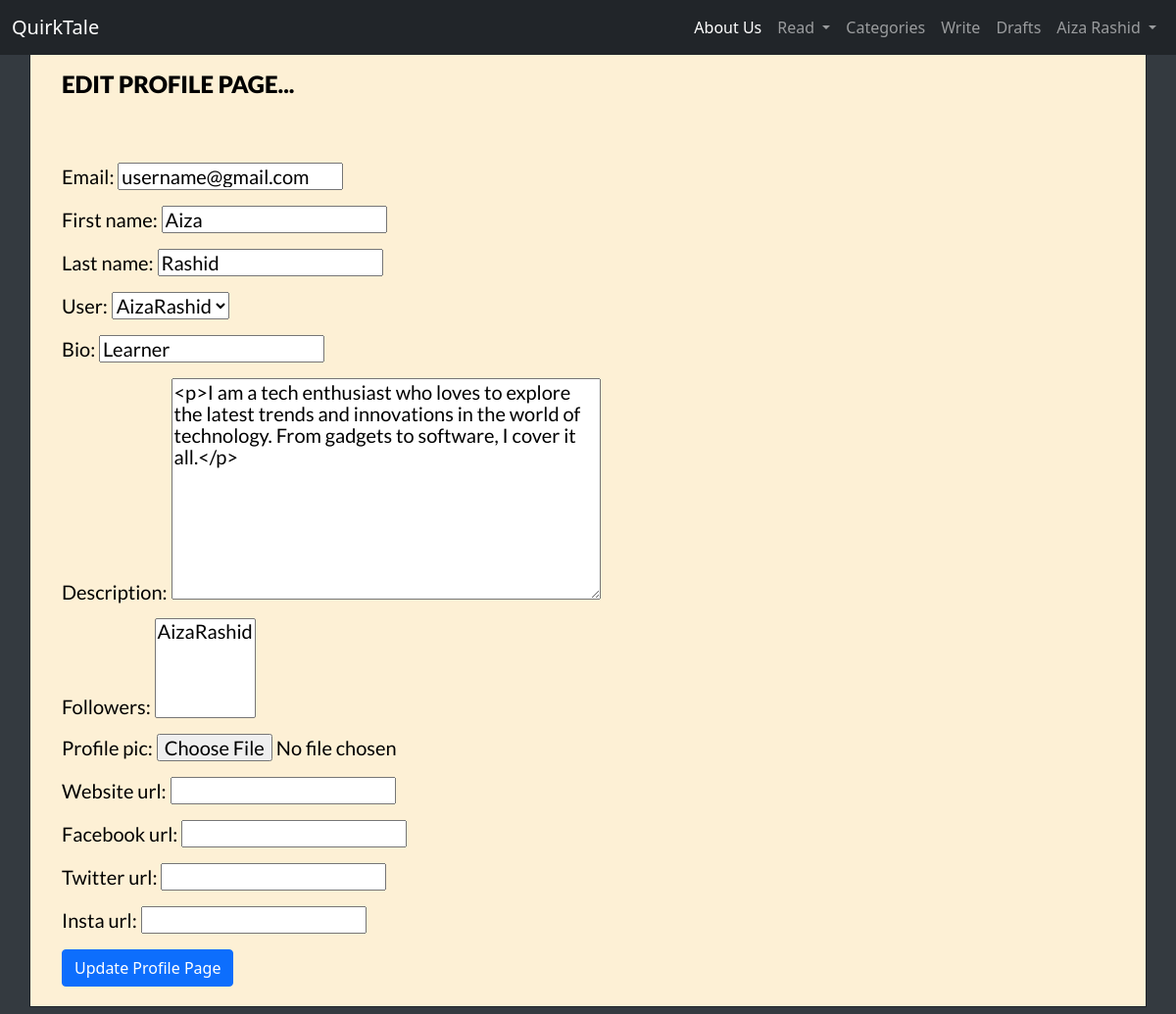
Page /1/edit_profile_page/ (signed in) on the committed database.
### blog/models.py (models this page shows, shortened)
class Profile(models.Model):
    email = models.EmailField(max_length=50,default="username@gmail.com")
    first_name = models.CharField(max_length=50,default="FirstName")
    last_name = models.CharField(max_length=50,default="Lastname")
    user = models.OneToOneField(User,on_delete=models.CASCADE,default="user")
    bio = models.CharField(blank=True,null=True,max_length=50)
    description=RichTextField(blank=True,null=True)
    followers = models.ManyToManyField('self',related_name='following',symmetrical=False,null=True,blank=True)
    profile_pic = models.ImageField(null=True,blank=True,upload_to="images/profile/")
    website_url= models.CharField(max_length=200,null=True,blank=True)
    facebook_url = models.CharField(max_length=200,null=True,blank=True)
    twitter_url = models.CharField(max_length=200,null=True,blank=True)
    insta_url = models.CharField(max_length=200,null=True,blank=True)
    def __str__(self):
        return str(self.user)

### members/views.py (the view)
# urls.py: path("<int:pk>/edit_profile_page/",EditProfilePageView.as_view(),name="edit_profile_page"),
class EditProfilePageView(generic.UpdateView):
    model = Profile
    template_name = 'authenticate/edit_profile_page.html'
    success_url = reverse_lazy('post_list')
    fields='__all__'
    def get_object(self):
        return self.request.user.profile

### members/templates/authenticate/edit_profile_page.html (shortened to what this page needs)
{% extends 'blog/base.html' %}
{% block content %}
<div class='container'>
   <div class="row">
      <div class="col-md-4">
         <div class="inner">
{% if user.is_authenticated %}
    {% if user.id == profile.user.id %}
        <h2>Edit Profile Page...</h2>
        <br/><br/>
        <div class="form-group">
            <form method="POST" enctype="multipart/form-data">
                {{ form.as_p }}
                <button class="btn btn-primary">Update Profile Page</button>
            </form>
        </div>
    {% else %}
        You are not the correct user to edit this page...
    {% endif %}
{% else %}
    You are not allowed here!
{% endif %}
</div>
      </div>
   </div>
</div>
{% endblock %}

### blog/templates/blog/base.html (shortened to what this page needs)
<!doctype html>
{% load static %}
<html lang="en">
  <head>
</head>
<body>
    <link href="https://cdn.jsdelivr.net/npm/bootstrap@5.1.0/dist/css/bootstrap.min.css" rel="stylesheet">
    <link href="//maxcdn.bootstrapcdn.com/font-awesome/4.2.0/css/font-awesome.min.css" rel="stylesheet">
    <link rel="stylesheet" href="//cdn.jsdelivr.net/medium-editor/latest/css/medium-editor.min.css" type="text/css" media="screen" charset="utf-8">
    <link rel="stylesheet" href="{% static 'css/blog.css' %}">
    </head>
  <body>
    <nav class="navbar navbar-expand-lg navbar-dark bg-dark">
  <div class="container-fluid">
    <a class="navbar-brand" href="{% url 'post_list' %}">QuirkTale</a>
    <div class="collapse navbar-collapse" id="navbarSupportedContent">
      <ul class="navbar-nav me-auto mb-2 mb-lg-0">
        <li class="nav-item">
          <a class="nav-link active" aria-current="about" href="{% url 'about' %}">About Us</a>
        </li>
        <li class="nav-item dropdown">
            <a class="nav-link dropdown-toggle" href="#" id="navbarDropdown" role="button" data-bs-toggle="dropdown" aria-expanded="false">
              Read
            </a>
          </li>
      {% if cat_menu %}
          <li class="nav-item dropdown">
            <a class="nav-link dropdown-toggle" href="#" id="navbarDropdown" role="button" data-bs-toggle="dropdown" aria-expanded="false">
              Categories
            </a>
            <div class="dropdown-menu" aria-labelledby="navbarDropdown">
            {% if user.is_authenticated %}
               <a class="dropdown-item" href="{% url 'add_category' %}" style="text-transform:capitalize"><i class="fa-solid fa-plus"></i></a>
            {% endif %}
              {% for item in cat_menu %}
                <a class="dropdown-item" href="{% url 'category' item.name %}" style="text-transform:capitalize">{{ item }}</a>
              {% endfor %}
            </div>
          </li>
          {% else %}
          <li class="nav-item">
            <a class="nav-link" href="{% url 'category_list' %}">Categories</a>
          </li>
          {% endif %}
          {% if user.is_authenticated %}
              <li class="nav-item">
                  <a class="nav-link" href="{% url 'post_new' %}">Write</a>
              </li>
              <li class="nav-item">
                  <a class="nav-link" href="{% url 'post_draft_list' %}">Drafts</a>
              </li>
          {% endif %}
      </ul>
    {% if user.is_authenticated %}
        <ul class="navbar-nav ml-auto">
            <li class="nav-item dropdown">
              <a class="nav-link dropdown-toggle" href="#" id="navbarDropdown" role="button" data-bs-toggle="dropdown" aria-expanded="false">
                  {{ user.profile.first_name }}
                  {{ user.profile.last_name }}
              </a>
            </li>
        </ul>
    {% endif %}
    </div>
  </div>
</nav>
          <div class="blog_posts">
            {% block content %}
            {% endblock %}
          </div>
  </body>
</html>

### blog/static/css/blog.css (style rules this page uses)
p { font-size: 1.5em; }
body { padding:50px 0px 50px 0px; -webkit-font-smoothing: antialiased; background:#343a40; }
.navbar-collapse { flex-basis:0%; flex-grow: 0; }
.navbar { position: fixed; top:0; left: 0; right: 0; z-index: 1000; width: 100%; }
.nav-link { text-align: center; color:#fdf0d5; }
.nav-item { color:#fdf0d5 ; }
h2 { font:900 24px Lato; text-transform:uppercase; margin-bottom:18px; color:black; }

### rows in the picture
Profile: email "username@gmail.com", first_name "Aiza", last_name "Rashid", user "AizaRashid", bio "Learner", description "<p>I am a tech enthusiast who loves to explore the latest trends and innovations in the world of technology. From gadgets to software, I cover it all.</p>"

### other values in the picture
{{ user.profile.first_name }} "Aiza"
{{ user.profile.last_name }} "Rashid"
